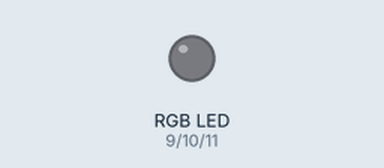
Bench run of a sketch on a simulated Arduino Uno, built with avr-gcc and run on an emulated ATmega328P. Shown: an RGB LED mixed from three pins (HIGH = lit).

Above: at 0.5 s.
At 2.5 s:
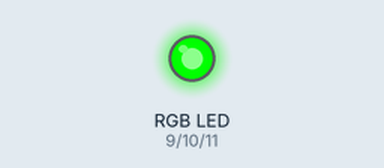
At 3.5 s:
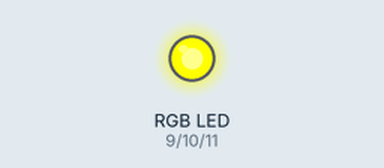
At 4.5 s:
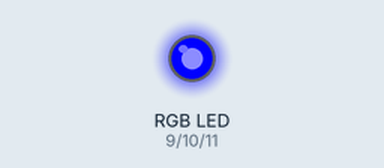
At 6.5 s:
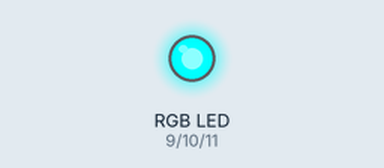
At 9.5 s:
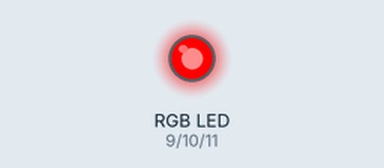
Timing chart, 0 to 10.4 s (numbered marks = the images above):
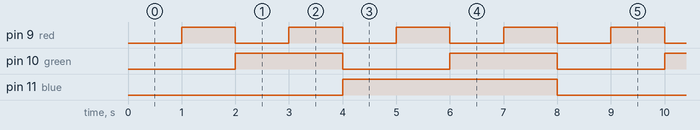

The sketch:

blink_if_solucao_03_led_rgb.ino
```cpp
unsigned long int inicio = 0, inicioG = 0, inicioB = 0;
int red = 9, green = 10, blue = 11;

void setup() {

  pinMode(red, OUTPUT);
  pinMode(green, OUTPUT);
  pinMode(blue, OUTPUT);

}


void piscaR() {
  if (millis() - inicio >= 1000) { //mede quanto tempo se passou, se for 1000 ou maior executa
    digitalWrite(red, !digitalRead(red));
    /* !digitalRead(led1) esta escrevendo o contrario do digitalRead para o led1
    ou seja, quando o led estiver low, escreva high, quando estiver high, escreva low, a cada 1000ms (1s) */
    inicio = millis(); //comeca a contar de novo a partir do tempo que se passou ate o primeiro "if"
  }
}

void piscaG() {
  if (millis() - inicioG >= 2000) {
    digitalWrite(green, !digitalRead(green));
    inicioG = millis();
  }
}

void piscaB() {
  if (millis() - inicioB >= 4000) {
    digitalWrite(blue, !digitalRead(blue));
    inicioB = millis();
  }
}

void loop() {

  piscaR();
  piscaG();
  piscaB();

}
```

Measured:
- by itself, pin 9 (red): alternates HIGH for 1.0 s and LOW for 1.0 s
- by itself, pin 10 (green): alternates HIGH for 2.0 s and LOW for 2.0 s
- by itself, pin 11 (blue): alternates HIGH for 4.0 s and LOW for 4.0 s
